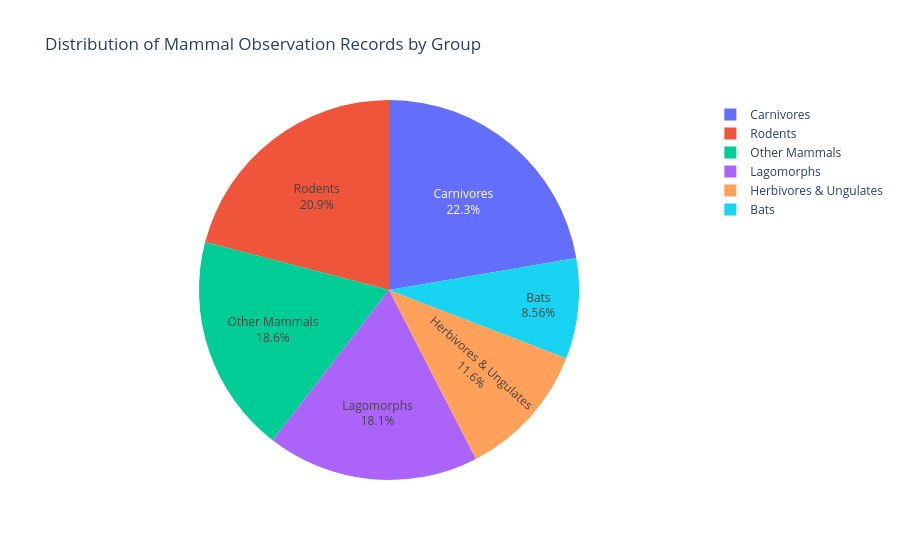

Notebook cell for this chart:
### Code cell
# -----------------------------
# CONFIG
# -----------------------------
TOP_SPECIES = 5  # number of species to show per group

# -----------------------------
# Build species counts per group
# -----------------------------
species_counts = (
    df_clean
    .dropna(subset=["Mammal Group", "Common name"])
    .groupby(["Mammal Group", "Common name"])
    .size()
    .reset_index(name="count")
)

# Keep top N species per group
species_summary = (
    species_counts
    .sort_values(["Mammal Group", "count"], ascending=[True, False])
    .groupby("Mammal Group")
    .head(TOP_SPECIES)
)

# -----------------------------
# Build hover text per group
# -----------------------------
hover_text = (
    species_summary
    .groupby("Mammal Group")
    .apply(
        lambda g: "<br>".join(
            f"{name}: {cnt:,}"
            for name, cnt in zip(g["Common name"], g["count"])
        )
    )
    .reset_index(name="species_breakdown")
)

# -----------------------------
# Group totals
# -----------------------------
group_counts = (
    df_clean["Mammal Group"]
    .value_counts()
    .reset_index()
)

group_counts.columns = ["Mammal Group", "Record Count"]

# Attach hover breakdown
group_counts = group_counts.merge(
    hover_text,
    on="Mammal Group",
    how="left"
)

# -----------------------------
# Pie chart
# -----------------------------
fig = px.pie(
    group_counts,
    values="Record Count",
    names="Mammal Group",
    title="Distribution of Mammal Observation Records by Group",
)

fig.update_traces(
    textposition="inside",
    textinfo="percent+label",
    hovertemplate=(
        "<b>%{label}</b><br>"
        "Total records: %{value:,}<br><br>"
        "<b>Top species:</b><br>"
        "%{customdata}<extra></extra>"
    ),
    customdata=group_counts["species_breakdown"]
)

fig.update_layout(showlegend=True)

fig.show()

### Figure 1 — Plotly figure (JSON) as saved in the notebook; plotly's stock layout.template omitted (floating-point values rounded to 4 significant figures)
{"data": [{"customdata": ["Red Fox: 17,512<br>Eurasian Badger: 13,177<br>Eurasian Otter: 4,554<br>Stoat: 2,598<br>Weasel: 1,649", "Eastern Grey Squirrel: 21,478<br>Wood Mouse: 3,938<br>Brown Rat: 3,539<br>Eurasian Red Squirrel: 3,081<br>European Water Vole: 2,393", "West European Hedgehog: 19,252<br>European Mole: 14,155<br>Eurasian Common Shrew: 1,709<br>Eurasian Pygmy Shrew: 685<br>Eurasian Water Shrew: 503", "European Rabbit: 20,137<br>Brown Hare: 14,169<br>Mountain Hare: 2,011<br>Irish Hare: 10<br>rabbits and hares: 2", "Roe Deer: 13,032<br>Chinese Muntjac: 4,328<br>Fallow Deer: 3,023<br>Red Deer: 1,484<br>Chinese Water Deer: 392", "Common Pipistrelle: 3,703<br>Soprano Pipistrelle: 3,294<br>Noctule Bat: 1,585<br>Pipistrelle: 1,423<br>Brown Long-eared Bat: 1,324"], "domain": {"x": [0, 1], "y": [0, 1]}, "hovertemplate": "<b>%{label}</b><br>Total records: %{value:,}<br><br><b>Top species:</b><br>%{customdata}<extra></extra>", "labels": ["Carnivores", "Rodents", "Other Mammals", "Lagomorphs", "Herbivores & Ungulates", "Bats"], "legendgroup": "", "name": "", "showlegend": true, "textinfo": "percent+label", "textposition": "inside", "type": "pie", "values": [44878, 42150, 37365, 36336, 23298, 17218]}], "layout": {"legend": {"tracegroupgap": 0}, "showlegend": true, "title": {"text": "Distribution of Mammal Observation Records by Group"}}}
